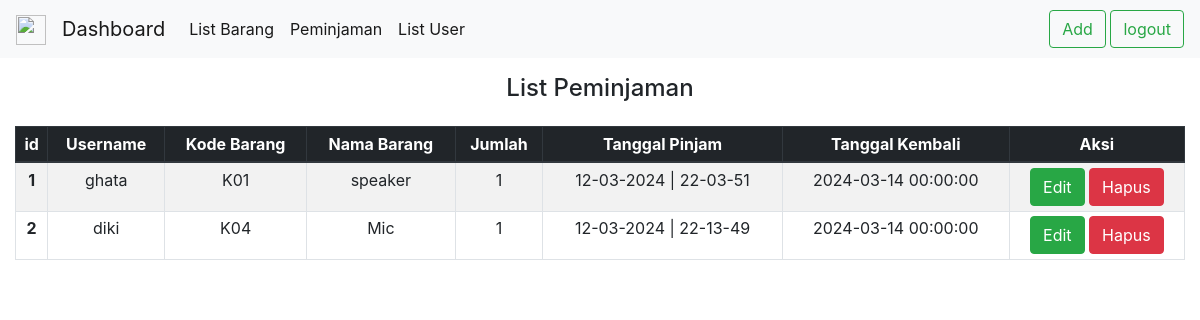
The page /listpinjam.php (signed in) on the database its author committed.
### tables this page shows
CREATE TABLE `peminjaman` (
  `id_pinjam` int(11) NOT NULL,
  `username` varchar(50) NOT NULL,
  `kode_brg` varchar(50) NOT NULL,
  `namabrng` varchar(50) NOT NULL,
  `jumlahh` int(11) NOT NULL,
  `tanggal_pinjam` timestamp NOT NULL DEFAULT current_timestamp() ON UPDATE current_timestamp(),
  `tanggal_kembali` datetime NOT NULL
);

### database.php (called while the page is built, shortened)
<?php
$conn = mysqli_connect("localhost","root","","pts_web");
function query($query)
{
    global $conn;
    $result = mysqli_query($conn, $query);
    $rows = [];
    while ($row = mysqli_fetch_assoc($result)) {
        $rows[] = $row;
    }
    return $rows;
}
?>

### listpinjam.php (the view, shortened to what this page needs)
<?php
require_once 'database.php';
$datapinjam = query("SELECT * FROM peminjaman");
?>
<!doctype html>
<html lang="en">
  <head>
    <link rel="stylesheet" href="https://cdn.jsdelivr.net/npm/bootstrap@4.0.0/dist/css/bootstrap.min.css">
  </head>
  <body>
    <nav class="navbar navbar-expand-lg navbar-light bg-light">
            <a class="navbar-brand" href="#">
                <img src="/docs/4.6/assets/brand/bootstrap-solid.svg" width="30" height="30" alt="">
            </a>
            <a class="navbar-brand" href="index.php">Dashboard</a>
        <div class="collapse navbar-collapse" id="navbarTogglerDemo03">
            <ul class="navbar-nav mr-auto mt-1 mt-lg-0">
                <li class="nav-item active">
                    <a class="nav-link" href="listbarang.php">List Barang</a>
                </li>
                <li class="nav-item active">
                    <a class="nav-link" href="listpinjam.php">Peminjaman</a>
                </li>
                <li class="nav-item active">
                    <a class="nav-link" href="listuser.php">List User</a>
                </li>
            </ul>
            <form class="form my-2 my-lg-0">
            <a href="adpinjam.php" class="btn btn-outline-success my-1 my-sm-0">Add</a>
            <a href="logout.php" class="btn btn-outline-success my-1 my-sm-0">logout</a>
            </form>
        </div>
    </nav>
    <div class="container-fluid mt-3">
    <h4 class="text-center">List Peminjaman</h4>
    </div>
    <div class="container-fluid mt-4">
      <table class="table table-striped table-bordered table-sm text-center">
        <thead class="thead-dark">
          <tr>
              <th scope="col">id</th>
              <th scope="col">Username</th>
              <th scope="col">Kode Barang</th>
              <th scope="col">Nama Barang</th>
              <th scope="col">Jumlah</th>
              <th scope="col">Tanggal Pinjam</th>
              <th scope="col">Tanggal Kembali</th>
              <th scope="col">Aksi</th>
          </tr>
        </thead>
        <tbody>
        <?php $no = 1;?>
          <?php foreach($datapinjam as $pinjam) :?>
          <tr>
              <th><?= $no++; ?></th>
              <td><?= $pinjam ['username']; ?></td>
              <td><?= $pinjam ['kode_brg']; ?></td>
              <td><?= $pinjam ['namabrng']; ?></td>
              <td><?= $pinjam ['jumlahh']; ?></td>
              <td><?= date('d-m-Y | H-i-s', strtotime($pinjam['tanggal_pinjam'])); ?></td>
              <td><?= $pinjam ['tanggal_kembali']; ?></td>
              <td width="15%">
              <a href="editp.php?id_pinjam=<?= $pinjam['id_pinjam']; ?>" class='btn btn-success'>Edit</a>
              <a href="delp.php?id_pinjam=<?= $pinjam ['id_pinjam']; ?>" class='btn btn-danger' onclick="return confirm('Yakin Data Barang Akan Di Hapus ?')">Hapus</a>
              </td>
          </tr>
          <?php endforeach;?>
        </tbody>
      </table>
    </div>
  </body>
</html>

### rows shown on the page
peminjaman: username "ghata", kode_brg "K01", namabrng "speaker", jumlahh "1", tanggal_pinjam "12-03-2024 | 22-03-51", tanggal_kembali "2024-03-14 00:00:00"
peminjaman: username "diki", kode_brg "K04", namabrng "Mic", jumlahh "1", tanggal_pinjam "12-03-2024 | 22-13-49", tanggal_kembali "2024-03-14 00:00:00"
